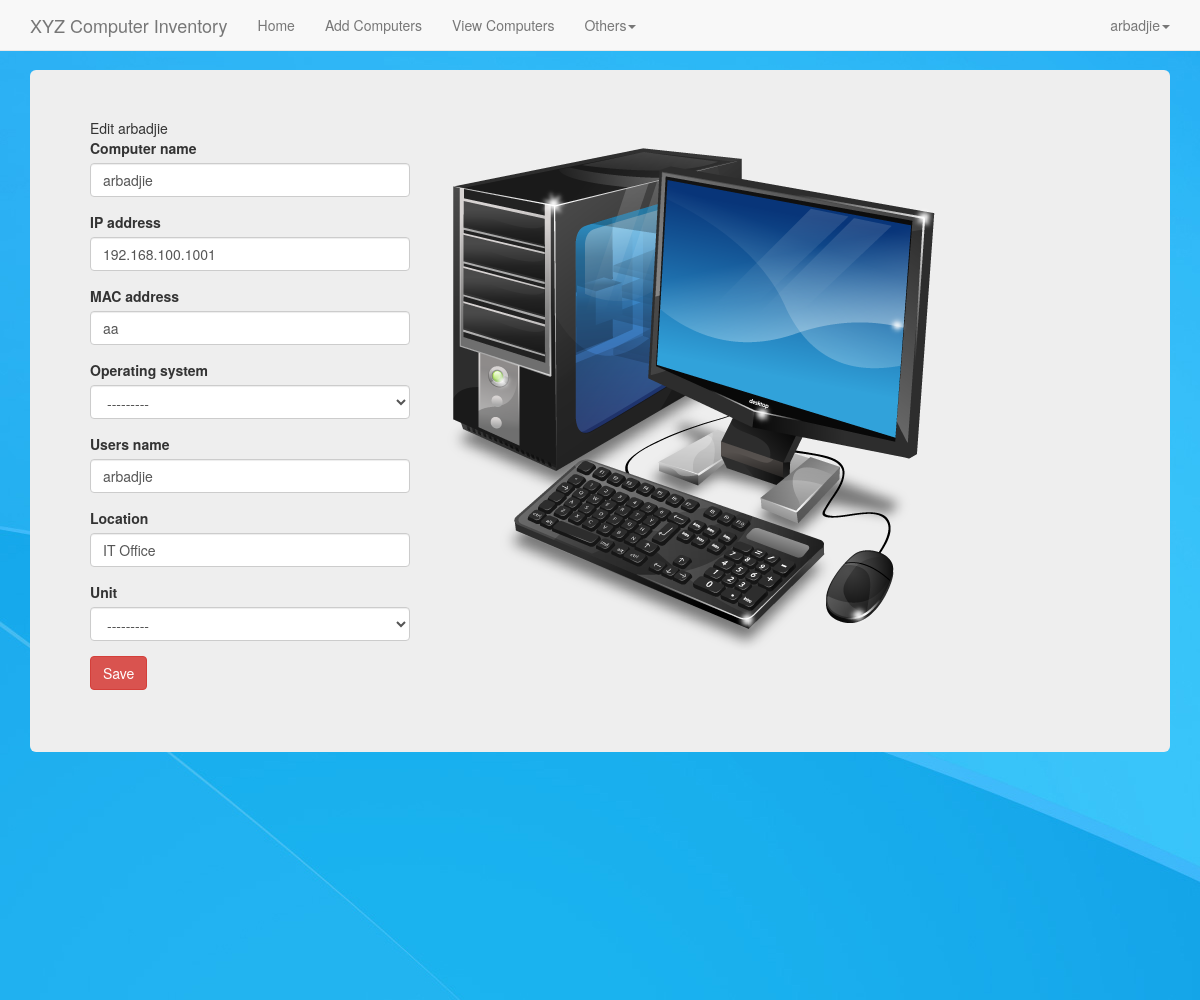
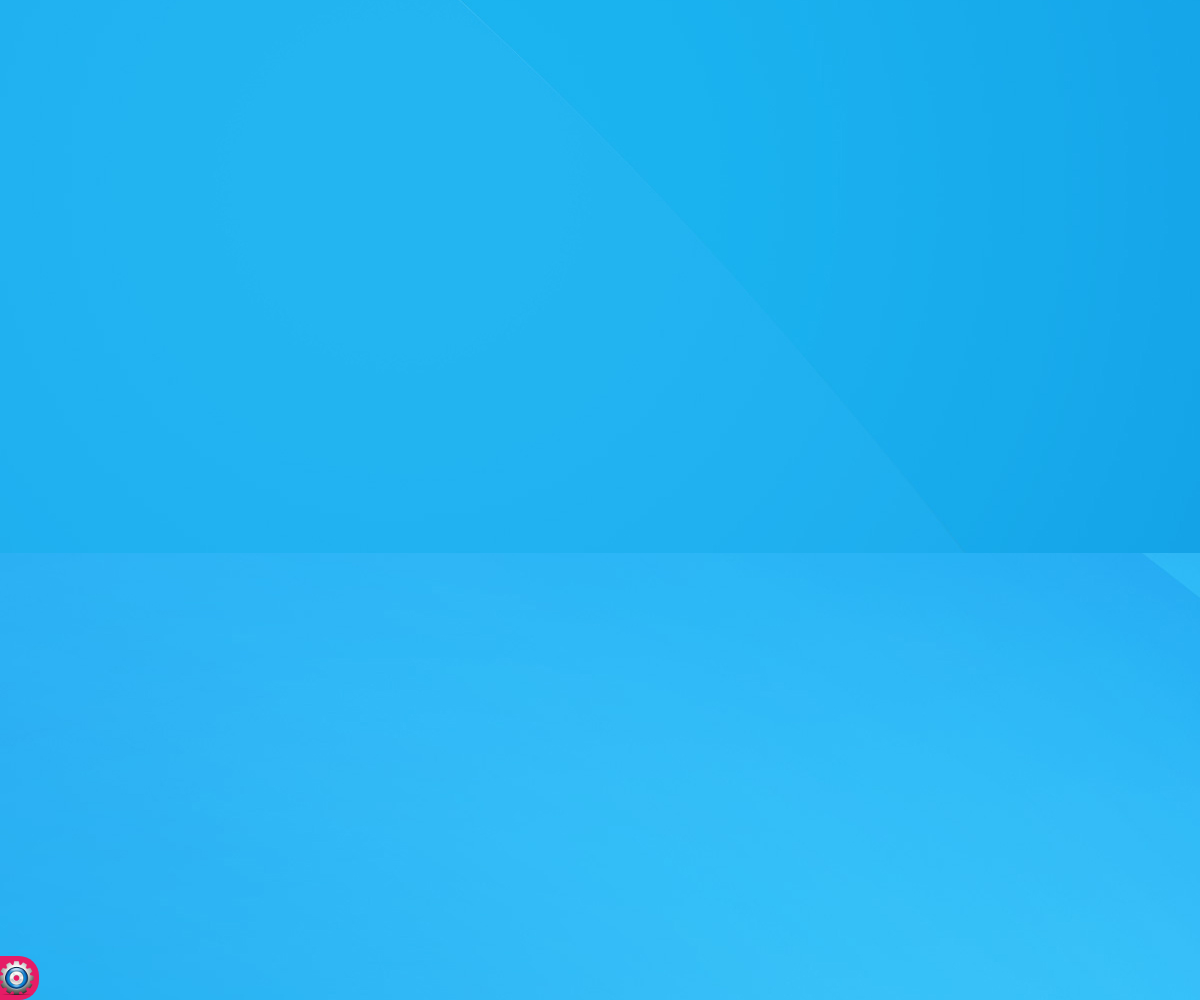
Page /computer_list/29/edit (signed in) on the committed database (2 pictures, top to bottom).
### djangoapp/models.py (models this page shows, shortened)
class Computers(models.Model):
    computer_name = models.CharField(max_length=30, blank=True, null=True)
    IP_address = models.CharField(max_length=30, blank=True, null=True)
    MAC_address = models.CharField(max_length=30, blank=True, null=True)
    Operating_system = models.ForeignKey(OperatingSystem, blank=True, null=True)
    users_name = models.CharField(max_length=30, blank=True, null=True)
    location = models.CharField(max_length=30, blank=True, null=True)
    unit_choice = (
            ('IT Unit', 'IT Unit'),
            ('HR Unit', 'HR Unit'),
            ('Accounting Unit', 'Accounting Unit'),
            ('Treasury Unit', 'Treasury Unit'),
		)
    Unit = models.CharField(max_length=50, default='', blank=True, null=True, choices=unit_choice)
    added_by = models.CharField(max_length=30, blank=True, null=True)
    edited_by = models.CharField(max_length=30, blank=True, null=True)
    export_to_CSV = models.BooleanField(default=False)
    date_edited = models.DateTimeField(auto_now_add=False, auto_now=True, blank=True, null=True)
    timestamp = models.DateTimeField(auto_now_add=True, auto_now=False)

### djangoapp/views.py (the view)
# urls.py: url(r'^computer_list/(?P<id>\d+)/edit$', 'djangoapp.views.computer_edit', name='computer_edit'),
def computer_edit(request, id=None):
	instance = get_object_or_404(Computers, id=id)
	form = ComputerEditForm(request.POST or None, instance=instance)
	if form.is_valid():
		instance = form.save(commit=False)
		for objects in Computers.objects.all():
			if (objects.computer_name != instance.computer_name):
				print 'Computer'
			if (
				objects.computer_name != instance.computer_name or
				objects.IP_address != instance.IP_address or
				objects.MAC_address != instance.MAC_address or
				objects.Operating_system != instance.Operating_system or
				objects.users_name != instance.users_name or
				objects.location != instance.location or
				objects.Unit != instance.Unit
				):
				instance.edited_by = str(request.user)
				instance.save()
				messages.success(request, 'Successfully Saved')
			return redirect('/computer_list')
	context = {
			"title": 'Edit ' + str(instance.computer_name),
			"instance": instance,
			"form": form,
		}
	return render(request, "computer_edit.html", context)

### djangoapp/forms.py
class ComputerEditForm(forms.ModelForm):
	class Meta:
		model = Computers
		fields = ['computer_name', 'IP_address', 'MAC_address','Operating_system','users_name','location','Unit']

### djangoapp/templates/computer_edit.html (shortened to what this page needs)
{% load staticfiles %}
{% load crispy_forms_tags %}
{% include 'navbar.html' %}
<!DOCTYPE html>
<html lang="en">
  <head>
    <link href="{% static 'css/bootstrap.min.css' %}" rel="stylesheet">
    <link href="{% static 'css/ie10-viewport-bug-workaround.css' %}" rel="stylesheet">
    <link href="{% static 'css/navbar-fixed-top.css' %}" rel="stylesheet">
    <link href="{% static 'js/nprogress/nprogress.css' %}" rel="stylesheet">
    <link href="{% static 'css/custom.css' %}" rel="stylesheet">
    <link href="{% static 'js/daterangepicker/daterangepicker.css' %}" rel="stylesheet">
  </head>
  <body>
    <div class="container">
      <div class="jumbotron">
        {% if request.user.is_authenticated %}
        {{title}}<br>
        <div class="row">
            <div class="col-sm-4">
                <form method="post" action="">
        			{{form|crispy}}
        			<input class='btn btn-danger'  type="submit" value="Save" />
        		</form>
            </div>
            <div class="col-sm-6">
                <img src="{% static 'img/computer.jpg' %}">
            </div>
        </div>
        {% else %}You do not have permission to view this page
        {% endif %}
      </div>
    </div>
  </body>
</html>

### djangoapp/templates/navbar.html (shortened to what this page needs)
    <nav class="navbar navbar-default navbar-fixed-top">
      <div class="container">
        <div class="navbar-header">
          <a class="navbar-brand" href="/">XYZ Computer Inventory</a>
        </div>
        <div id="navbar" class="navbar-collapse collapse">
          <ul class="nav navbar-nav">
            <li><a href="/">Home</a></li>
            {% if request.user.is_authenticated %}
            <li><a href="/computer_entry">Add Computers</a></li>
            <li><a href="/computer_list">View Computers</a></li>
            <li class="dropdown">
              <a href="#" class="dropdown-toggle" data-toggle="dropdown" role="button" aria-haspopup="true" aria-expanded="false">Others<span class="caret"></span></a>
            </li>
            {% endif %}
          </ul>
          <ul class="nav navbar-nav navbar-right">
            {% if request.user.is_authenticated %}
            <li class="dropdown">
              <a href="#" class="dropdown-toggle" data-toggle="dropdown" role="button" aria-haspopup="true" aria-expanded="false">{{request.user}}<span class="caret"></span></a>
            </li>
            {% else %}<li><a href="/accounts/login">Login</a></li>
            {% endif %}
          </ul>
        </div>
      </div>
    </nav>
    {% if request.user.is_authenticated %}
      <a href="/settings">
        <div id="settings">
              Settings <img src="/static/img/settings.png">
        </div>
      </a>
    {% endif %}

### djangoapp/static/css/navbar-fixed-top.css (style rules this page uses)
body { min-height: 2000px; padding-top: 70px; }

### djangoapp/static/css/custom.css (style rules this page uses)
body { background: url("../img/bg.jpg"); }
#settings { background-color: #e61c66; color: white; text-align: center; display: inline; font-weight: bolder; padding-top: 5px; padding-bottom: 5px; padding-left: 20px; padding-right: 5px; position: fixed; bottom: 0px; left: -80px; z-index: 3000; border-top-right-radius: 20px; border-bottom-right-radius: 20px; }

### rows in the picture
Computers: computer_name "arbadjie", IP_address "192.168.100.1001", MAC_address "aa", Operating_system "---------", users_name "arbadjie", location "IT Office", Unit "---------"

### other values in the picture
{{ request.user }} "arbadjie"
{{ title }} "Edit arbadjie"
